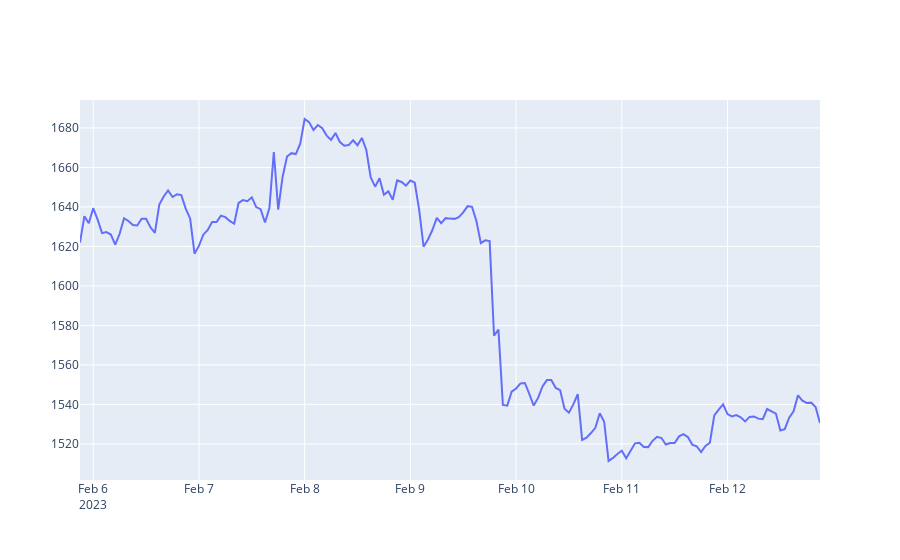
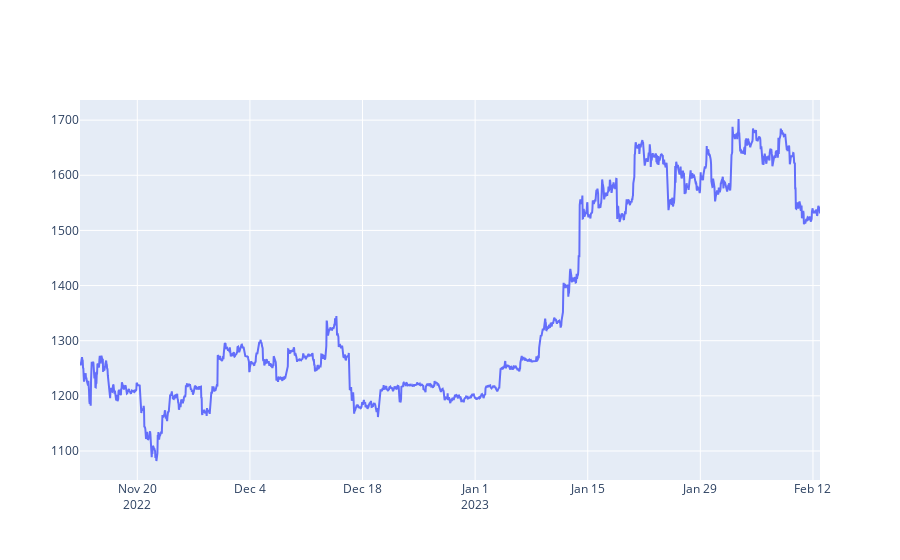

The notebook cell saved with these charts, in order:
### Code cell
from plotly.offline import init_notebook_mode, iplot
init_notebook_mode(connected=True)

def getLine(df_input):
    x = df_input.index
    y = df_input.values
    fig = go.Figure(data=go.Scatter(x = x, y = y))
    fig.show()
    
#------------------------------------------------

#( getLine(getRates('ETH-USD',  '1d',  '1h')) )
( getLine(getRates('ETH-USD',  '1wk',  '1h')) )
( getLine(getRates('ETH-USD',  '3mo',  '1h')) )
#( getLine(getRates('ETH-USD',  '3y',  '1d')) )

### Figure 1 — Plotly figure (JSON) as saved in the notebook; plotly's stock layout.template omitted (floating-point values rounded to 4 significant figures; data arrays with more than 128 entries replaced by an {"elided": "..."} marker saying what was removed)
{"data": [{"x": {"elided": "169 str values"}, "y": {"elided": "169 float values"}, "type": "scatter"}], "layout": {"xaxis": {"type": "date", "range": ["2023-02-05 21:00", "2023-02-12 21:00"], "autorange": true}, "yaxis": {"type": "linear", "range": [1502.0, 1694.0], "autorange": true}, "autosize": true}}

### Figure 2 — Plotly figure (JSON) as saved in the notebook; plotly's stock layout.template omitted (floating-point values rounded to 4 significant figures; data arrays with more than 128 entries replaced by an {"elided": "..."} marker saying what was removed)
{"data": [{"x": {"elided": "2207 str values"}, "y": {"elided": "2207 float values"}, "type": "scatter"}], "layout": {"xaxis": {"type": "date", "range": ["2022-11-12 21:00", "2023-02-12 21:00"], "autorange": true}, "yaxis": {"type": "linear", "range": [1047.0, 1737.0], "autorange": true}, "autosize": true}}
